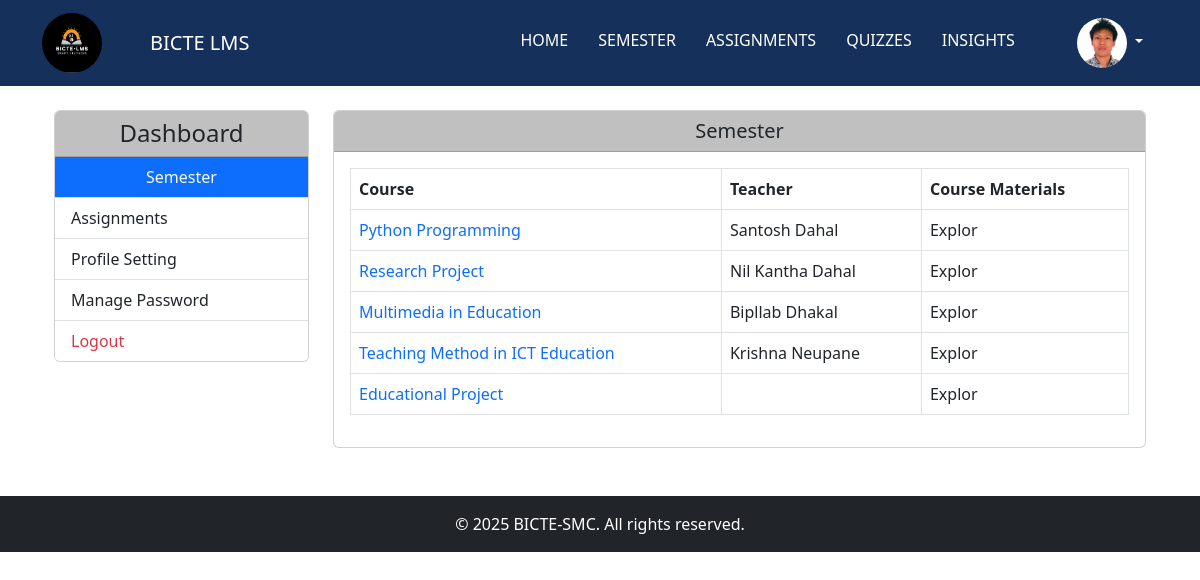
The page /api/student-dashboard/ (signed in) on the database its author committed.
### main/models.py (models this page shows, shortened)
class Student(models.Model):
    profile_picture = models.ImageField(upload_to='student_pics/', null=True, blank=True , default='no_image2.jpg')
    st_exam_roll_no = models.CharField(max_length=8, default='00000000')
    st_reg_no = models.CharField(max_length=40, default='0-0-000-00-0000')
    st_name = models.CharField(max_length=100)
    st_date_of_birth = models.DateField(null=True, blank=True)
    st_address = models.CharField(max_length=255)
    st_contact = models.CharField(max_length=15)
    enrollment_date = models.IntegerField(null=True, blank=True)
    st_email = models.EmailField(unique=True)
    st_password = models.CharField(max_length=128, default='studentSMC1')  # Add default password
    st_gender = models.CharField(max_length=10, choices=[('Male', 'Male'), ('Female', 'Female'), ('Other', 'Other')], null=True, blank=True)
    st_father_name = models.CharField(max_length=100, null=True, blank=True)
    semester = models.ForeignKey(Semester, on_delete=models.CASCADE)
    class Meta:
        verbose_name = "Student"
        verbose_name_plural = "Students"

class Course(models.Model):
    syllabus_file = models.FileField(upload_to='syllabus_files/', null=True, blank=True)
    subject_code = models.CharField(max_length=20)
    title = models.CharField(max_length=50)
    description = models.TextField()
    credits = models.IntegerField()
    is_elective = models.BooleanField(default=False, blank=True, null=True)
    semester = models.ForeignKey(Semester, on_delete=models.CASCADE)
    teacher = models.ForeignKey(Teacher, on_delete=models.SET_NULL, null=True, blank=True)
    class Meta:
        verbose_name = "Course"
        verbose_name_plural = "Courses"

class Teacher(models.Model):
    GENDER_CHOICES = [
        ('male', 'Male'),
        ('female', 'Female'),
        ('other', 'Other'),
    ]
    profile_picture = models.ImageField(upload_to='teacher_pics/', null=True, blank=True, default='images/default_profile_image.jpg')
    t_full_name = models.CharField(max_length=50)
    designation = models.CharField(max_length=100, default='Teacher Assistant')
    t_email = models.EmailField(max_length=100, unique=True)
    t_password = models.CharField(max_length=255)
    t_phone_number = models.CharField(max_length=40)
    t_address = models.CharField(max_length=100)
    hire_date = models.DateField()
    gender = models.CharField(max_length=10,choices=GENDER_CHOICES, verbose_name="Gender",
        default='male')
    class Meta:
        verbose_name = "Teacher"
        verbose_name_plural = "Teachers"

### main/views.py (the view)
# urls.py: path('student-dashboard/', views.StudentDashboard.as_view(), name='student-dashboard'),
class StudentDashboard(TemplateView):
    template_name = 'student_template/st_dashboard.html'
    def get_context_data(self, **kwargs):
        context = super().get_context_data(**kwargs)
        try:
            student = Student.objects.get(id=self.request.session.get('user_id'))
            context['student'] = student
            context['courses'] = Course.objects.filter(semester=student.semester)
        except Student.DoesNotExist:
            context['error'] = 'Student not found. Please log in again.'
        return context

### templates/student_template/st_dashboard.html (shortened to what this page needs)
{% extends 'student_template/st_base_template.html' %} {% block title %} Student-Dashboard- BICTESMC {% endblock %} {% block content %}
<div class="container mt-4">
    <div class="row">
        <aside class="col-md-3">
            <div class="card">
                <h4 class="card-header text-dark text-center" style="background-color: #c0c0c0">
                    Dashboard
                </h4>
                <div class="list-group list-group-flush">
                    <a href="/api/student-dashboard/" class="list-group-item list-group-item-action bg-primary text-light text-center">
            Semester</a
          >
          <a
            href="/api/student-dashboard-assignment/"
            class="list-group-item list-group-item-action"
            >Assignments</a
          >
          <a
            href="/api/student-profile-setting/"
            class="list-group-item list-group-item-action"
            >Profile Setting</a
          >
          <a
            href="/api/change-student-account-password/"
            class="list-group-item list-group-item-action"
            >Manage Password</a
          >
          <a href="/" class="list-group-item list-group-item-action text-danger"
            >Logout</a
          >
        </div>
      </div>
    </aside>
    <section class="col-md-9 mt-4 mt-md-0">
      <div class="card">
        <h5 class="card-header text-center" style="background-color: #c0c0c0">
          Semester
        </h5>
        <div class="card-body">
          <table class="table table-bordered">
            <thead>
              <tr>
                <th>Course</th>
                <th>
                  <a href="#" class="text-dark" style="text-decoration: none"
                    >Teacher</a
                  >
                </th>
                <th>Course Materials</th>
              </tr>
            </thead>
            <tbody>
              {% for course in courses %}
              <tr>
                <td>
                  <a class="text-decoration-none " href="{% url 'st-course-detail' course.id %}">{{ course.title }}
                  </a>
                    </td>
                    <td>{{ course.teacher.t_full_name }}</td>
                    <td>Explor</td>
                    {% endfor %}
                    </tr>
                    </tbody>
                    </table>
                </div>
            </div>
            </section>
    </div>
</div>
{%endblock%}

### templates/student_template/st_base_template.html (shortened to what this page needs)
<!DOCTYPE html>
<html lang="en">
<head>
    <link rel="stylesheet" href="https://cdn.jsdelivr.net/npm/bootstrap-icons@1.11.3/font/bootstrap-icons.min.css">
    <link href="https://cdn.jsdelivr.net/npm/bootstrap@5.3.0/dist/css/bootstrap.min.css" rel="stylesheet" />
</head>
<body>
    {% load static %}
    <nav class="navbar navbar-expand-lg navbar-dark bg-dark">
        <div class="container">
            <div class="navbar-logo">
                <img src="{% static 'images/main_logo.png' %}" alt="Logo" />
            </div>
            <a class="navbar-brand ms-5" href="#">BICTE LMS</a>
            <div class="collapse navbar-collapse" id="navbarNav">
                <ul class="navbar-nav ms-auto this_pading">
                    <li class="nav-item custom-padding">
                        <a class="nav-link {% if request.path == '/api/student-home/' %}active{% endif %}" href="/api/student-home/">Home</a
              >
            </li>
            <li class="nav-item custom-padding">
              <a
                class="nav-link {% if request.path == '/api/student-course/' %}active{% endif %}"
                href="/api/student-course/"
                >Semester</a
              >
            </li>
            <li class="nav-item custom-padding">
              <a
                class="nav-link {% if request.path == '/assignment/' %}active{% endif %}"
                href="api/student-assignment/"
                >Assignments</a
              >
            </li>
            <li class="nav-item custom-padding">
              <a
                class="nav-link {% if request.path == '/api/leaderboard/' %}active{% endif %}"
                href="/api/leaderboard/"
                >Quizzes</a
              >
            </li>
            <li class="nav-item custom-padding dropdown">
              <a
                class="nav-link {% if request.path == '#' %}active{% endif %}"
                href="#"
                >Insights</a
              >
            </li>
              </ul>
            <li class="nav-item dropdown user_profile">
              <a
                class="nav-link dropdown-toggle no-hover"
                href="#"
                id="navbarDropdown"
                role="button"
                data-bs-toggle="dropdown"
                aria-expanded="false"
              >
                {% if student.profile_picture %}
                <img
                  src="{{ student.profile_picture.url }}"
                  alt="Profile Picture"
                  class="rounded-circle"
                  style="width: 50px; height: 50px"
                />
                {% endif %}
              </a>
            </li>
        </div>
      </div>
    </nav>
    <div class="container mt-4">{% block content %}{% endblock %}</div>
    <footer class="bg-dark text-white text-center p-3 mt-5">
      &copy; <span id="current-year"></span> BICTE-SMC. All rights reserved.
    </footer>
  </body>
</html>

### templates/student_template/st_base_template.html (style rules this page uses)
.navbar-logo img { width: 60px; height: 60px; border-radius: 50%; transition: transform 0.3s ease; }
.navbar { background-color: #15305b !important; }
.navbar .navbar-nav .nav-link { color: #fff !important; font-weight: 500; padding: 10px 15px; text-transform: uppercase; transition: all 0.3s ease; }
.custom-padding { padding-top: 10px; }
.user_profile { padding-left: 2rem; }

### rows shown on the page
Student: profile_picture (picture)
Course: title "Python Programming", teacher.t_full_name "Santosh Dahal"
Course: title "Research Project", teacher.t_full_name "Nil Kantha Dahal"
Course: title "Multimedia in Education", teacher.t_full_name "Bipllab Dhakal"
Course: title "Teaching Method in ICT Education", teacher.t_full_name "Krishna Neupane"
Course: title "Educational Project"
